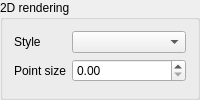
<?xml version="1.0" encoding="UTF-8"?>
<ui version="4.0">
 <class>ImageSettings</class>
 <widget class="QGroupBox" name="ImageSettings">
  <layout class="QFormLayout" name="image_form">
   <item row="0" column="0">
    <widget class="QLabel" name="style_label">
     <property name="text">
      <string>Style</string>
     </property>
     <property name="buddy">
      <cstring>image_style</cstring>
     </property>
    </widget>
   </item>
   <item row="0" column="1">
    <widget class="NoWheelComboBox" name="image_style" />
   </item>
   <item row="1" column="0">
    <widget class="QLabel" name="point_size_2_label">
     <property name="text">
      <string>Point size</string>
     </property>
     <property name="buddy">
      <cstring>image_point_size</cstring>
     </property>
    </widget>
   </item>
   <item row="1" column="1">
    <widget class="NoWheelDoubleSpinBox" name="image_point_size" />
   </item>
  </layout>
  <property name="title">
   <string>2D rendering</string>
  </property>
 </widget>
 <customwidgets>
  <customwidget>
   <class>NoWheelComboBox</class>
   <extends>QComboBox</extends>
   <header>utils.qt_widgets</header>
  </customwidget>
  <customwidget>
   <class>NoWheelDoubleSpinBox</class>
   <extends>QDoubleSpinBox</extends>
   <header>utils.qt_widgets</header>
  </customwidget>
 </customwidgets>
 <resources />
 <connections />
</ui>
